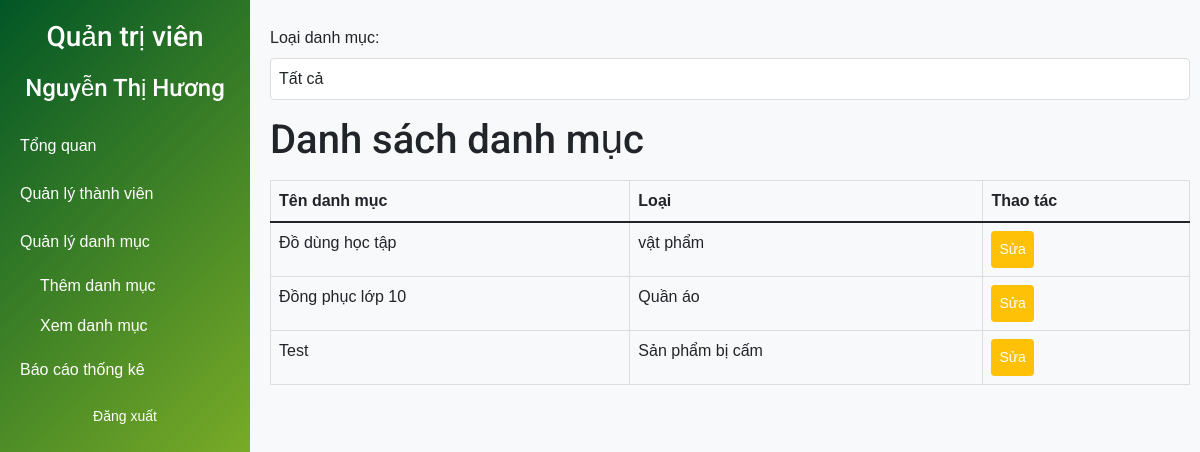
The page /categories/view/ on the database its author committed.
### my_app/models.py (models this page shows)
class Category(models.Model):
    id_category = models.AutoField(primary_key=True)
    name = models.CharField(max_length=255, blank=True, null=True)
    type = models.CharField(max_length=50, blank=True, null=True)
    description = models.TextField(blank=True, null=True)
    class Meta:
        managed = True
        db_table = 'category'

### my_app/views.py (the view)
# urls.py: path('categories/view/', view_categories, name='view-categories'),
def view_categories(request):
    category_type = request.GET.get('category_type', None)  # Lấy giá trị loại danh mục từ GET parameter
    if category_type and category_type != 'Tất cả':
        categories = Category.objects.filter(type=category_type)  # Lọc danh mục theo loại
    else:
        categories = Category.objects.all()  # Nếu không lọc, lấy tất cả danh mục
    return render(request, 'admin/view_categories.html', {'categories': categories})

### my_app/templates/admin/view_categories.html (shortened to what this page needs)
<!DOCTYPE html>
{% load static %}
<html lang="vi">
<head>
  <link href="https://cdn.jsdelivr.net/npm/bootstrap@5.1.3/dist/css/bootstrap.min.css" rel="stylesheet">
  <link href="{% static 'css/style_admin.css' %}" rel="stylesheet">
</head>
<body>
  <div class="sidebar">
    <h3>Quản trị viên</h3>
    <h4>Nguyễn Thị Hương</h4>
    <a onclick="goTo('{% url 'admin_dashboard' %}')">Tổng quan</a>
    <a onclick="toggleMenu('memberSubmenu')">Quản lý thành viên</a>
    <a onclick="toggleMenu('categorySubmenu')">Quản lý danh mục</a>
    <div id="categorySubmenu" class="submenu" style="display: block;">
      <a onclick="goTo('{% url 'add-category' %}')">Thêm danh mục</a>
      <a onclick="goTo('{% url 'view-categories' %}')">Xem danh mục</a>
    </div>
    <a onclick="goTo('{% url 'statistics' %}')">Báo cáo thống kê</a>
    <a href="{% url 'logout' %}" class="btn btn-outline-danger">Đăng xuất</a>
  </div>
  <div class="main-content">
    <div class="form-group mt-3">
      <label for="filterTypeEventCat">Loại danh mục:</label>
      <select id="filterTypeEventCat" onchange="filterCategoryEvents(event)" class="form-control">
        <option value="Tất cả">Tất cả</option>
      </select>
    </div>
    <div id="view-categories">
      <h1>Danh sách danh mục</h1>
      <table class="table">
        <thead>
          <tr>
            <th>Tên danh mục</th>
            <th>Loại</th>
            <th>Thao tác</th>
          </tr>
        </thead>
        <tbody>
          {% for category in categories %}
          <tr id="category-{{ category.id_category }}">
            <td>{{ category.name }}</td>
            <td>{{ category.type }}</td>
            <td>
              <button class="btn btn-warning btn-sm" onclick="editCategory({{ category.id_category }})">Sửa</button>
            </td>
          </tr>
          {% empty %}
          <tr>
            <td colspan="3">Không có danh mục nào.</td>
          </tr>
          {% endfor %}
        </tbody>
      </table>
    </div>
  </div>
</body>
</html>

### my_app/static/css/style_admin.css (style rules this page uses)
* { box-sizing: border-box; }
body { margin: 0; font-family: Arial, sans-serif; display: flex; background-color: #f8f9fa; }
h1, h2, h3, h4, h5, h6 { font-family: 'Roboto', sans-serif; }
.sidebar { width: 250px; background: linear-gradient(135deg, #025626, #b3d527); color: white; height: 100vh; padding: 20px 0; position: fixed; overflow-y: auto; }
.sidebar h3 { text-align: center; margin-bottom: 20px; }
.sidebar h4 { text-align: center; margin-bottom: 20px; }
.sidebar a { display: block; color: white; padding: 12px 20px; text-decoration: none; transition: background 0.3s, padding-left 0.3s; cursor: pointer; }
.submenu { display: none; padding-left: 20px; }
.submenu a { padding: 8px 20px; }
.main-content { margin-left: 260px; padding: 10px; flex-grow: 1; }
.form-group { margin-bottom: 1rem; position: relative; }
.form-group label { display: block; margin-bottom: 0.5rem; }
.form-group input, .form-group select { width: 100%; padding: 8px; border: 1px solid #ddd; border-radius: 4px; }
table { width: 100%; border-collapse: collapse; margin-top: 1rem; }
th, td { border: 1px solid #ddd; padding: 0.5rem; text-align: left; }
.btn { padding: 8px; font-size: 14px; border: none; border-radius: 4px; transition: all 0.2s ease-in-out; color: white; }
.btn-warning { background-color: #ffc107; }
.chart-grid, table { overflow-x: auto; }

### rows shown on the page
Category: name "Đồ dùng học tập", type "vật phẩm"
Category: name "Đồng phục lớp 10", type "Quần áo"
Category: name "Test", type "Sản phẩm bị cấm"
